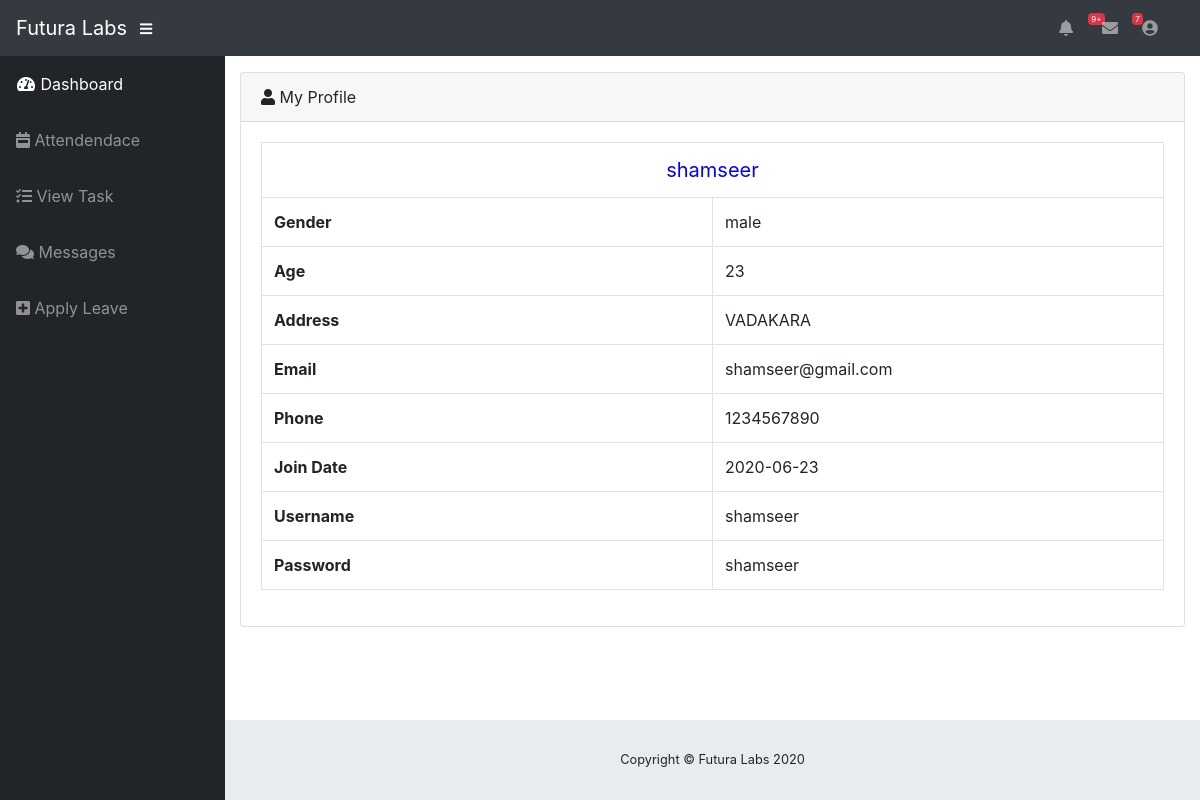
Screenshot of /staff/staff-profile.php (signed in) with the database file from the repository.
### tables this page shows
CREATE TABLE `staff` (
  `staff_id` int(11) NOT NULL,
  `design_id` int(11) NOT NULL,
  `staff_name` varchar(30) NOT NULL,
  `gender` varchar(20) NOT NULL,
  `Age` int(20) NOT NULL,
  `address` varchar(50) NOT NULL,
  `phone` varchar(50) NOT NULL,
  `email` varchar(30) NOT NULL,
  `join_date` date NOT NULL
);

### staff/staff-profile.php (the view)
<?php
      include('staff-header.php');
     $result=mysqli_query($con,"SELECT *  FROM staff WHERE staff_id='$user' ");
     $resu=mysqli_query($con,"SELECT *  FROM login WHERE login_id='$user' ");
$rows=mysqli_fetch_array($resu);
$row=mysqli_fetch_array($result);
?>
        <div class="card mb-3">
          <div class="card-header">
            <i class="fas fa-user"></i>
            My Profile
         </div>
          <div class="card-body">
            <div class="table-responsive">
             <table border="1" class="table table-bordered">
 <tr align="center">
<td colspan="2" style="font-size:20px;color:blue">
 <?php echo $row['staff_name'];?></td></tr>
    <tr>
    <th width="50%"> Gender</th>
    <td width="50%"><?php  echo $row['gender'];?></td>
  </tr>
     <tr>
    <th width="50%"> Age</th>
    <td width="50%"><?php  echo $row['Age'];?></td>
  </tr>
     <tr>
    <th width="50%"> Address</th>
    <td width="50%"><?php  echo $row['address'];?></td>
  </tr>
    <tr>
    <th width="50%"> Email</th>
    <td width="50%"><?php  echo $row['email'];?></td>
  </tr>
  <tr>
    <th width="50%"> Phone</th>
    <td width="50%"><?php  echo $row['phone'];?></td>
  </tr>
   <tr>
    <th width="50%"> Join Date</th>
    <td width="50%"><?php  echo $row['join_date'];?></td>
  </tr>
  <tr>
    <th width="50%"> Username</th>
    <td width="50%"><?php  echo $rows['uname'];?></td>
  </tr>
   <tr>
    <th width="50%"> Password</th>
    <td width="50%"><?php  echo $rows['passwd'];?></td>
  </tr>
</table>
            </div>
          </div>
        </div>
      </div>
<?php include('../footer.php');?>

### rows the page displays
staff: staff_name "shamseer", gender "male", Age "23", address "VADAKARA", email "shamseer@gmail.com", phone "1234567890", join_date "2020-06-23"

### other values shown
$rows['uname'] "shamseer"
$rows['passwd'] "shamseer"
